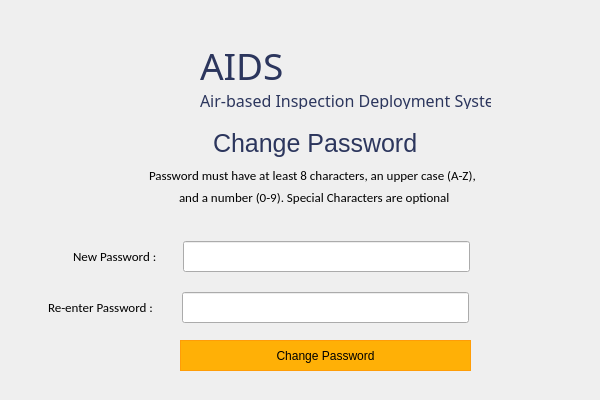
<?xml version="1.0" encoding="UTF-8"?>
<ui version="4.0">
 <class>MainWindow</class>
 <widget class="QMainWindow" name="MainWindow">
  <property name="geometry">
   <rect>
    <x>0</x>
    <y>0</y>
    <width>600</width>
    <height>400</height>
   </rect>
  </property>
  <property name="minimumSize">
   <size>
    <width>600</width>
    <height>400</height>
   </size>
  </property>
  <property name="maximumSize">
   <size>
    <width>600</width>
    <height>400</height>
   </size>
  </property>
  <property name="windowTitle">
   <string>AIDS – Reset Password</string>
  </property>
  <property name="windowIcon">
   <iconset>
    <normaloff>../Resources/logo_svg.svg</normaloff>../Resources/logo_svg.svg</iconset>
  </property>
  <widget class="QWidget" name="centralwidget">
   <widget class="QLabel" name="label">
    <property name="geometry">
     <rect>
      <x>140</x>
      <y>160</y>
      <width>361</width>
      <height>41</height>
     </rect>
    </property>
    <property name="font">
     <font>
      <family>Calibri</family>
      <pointsize>10</pointsize>
     </font>
    </property>
    <property name="styleSheet">
     <string notr="true">padding-left:6px;
padding-bottom:10px;</string>
    </property>
    <property name="text">
     <string>Password must have at least 8 characters, an upper case (A-Z),</string>
    </property>
   </widget>
   <widget class="QLabel" name="label_2">
    <property name="geometry">
     <rect>
      <x>170</x>
      <y>190</y>
      <width>301</width>
      <height>21</height>
     </rect>
    </property>
    <property name="font">
     <font>
      <family>Calibri</family>
      <pointsize>10</pointsize>
     </font>
    </property>
    <property name="styleSheet">
     <string notr="true">padding-bottom:6px;
padding-left:6px;</string>
    </property>
    <property name="text">
     <string>and a number (0-9). Special Characters are optional</string>
    </property>
   </widget>
   <widget class="QLabel" name="lbl_error">
    <property name="geometry">
     <rect>
      <x>180</x>
      <y>220</y>
      <width>291</width>
      <height>21</height>
     </rect>
    </property>
    <property name="font">
     <font>
      <family>Calibri</family>
      <pointsize>9</pointsize>
     </font>
    </property>
    <property name="styleSheet">
     <string notr="true">padding-bottom:7 rem;</string>
    </property>
    <property name="text">
     <string/>
    </property>
    <property name="alignment">
     <set>Qt::AlignCenter</set>
    </property>
   </widget>
   <widget class="QPushButton" name="btnChange">
    <property name="geometry">
     <rect>
      <x>180</x>
      <y>340</y>
      <width>291</width>
      <height>31</height>
     </rect>
    </property>
    <property name="styleSheet">
     <string notr="true">QPushButton {
background-color: rgb(255, 176, 6);
border: 1.2px solid #ff9d07;

outline: none;}

QPushButton:hover{
background-color: rgb(255, 157, 7);
outline: none;
border: none;
}

QPushButton:pressed{
background-color: rgb(254, 140, 8);
outline: none;
border: none;
}


</string>
    </property>
    <property name="text">
     <string>Change Password</string>
    </property>
   </widget>
   <widget class="QLabel" name="lbl_changePass">
    <property name="geometry">
     <rect>
      <x>200</x>
      <y>120</y>
      <width>231</width>
      <height>51</height>
     </rect>
    </property>
    <property name="font">
     <font>
      <family>Helvetica</family>
      <pointsize>19</pointsize>
     </font>
    </property>
    <property name="styleSheet">
     <string notr="true">padding-left:7px;
padding-bottom: 4px;</string>
    </property>
    <property name="text">
     <string>&lt;html&gt;&lt;head/&gt;&lt;body&gt;&lt;p&gt;&lt;span style=&quot; color:#2c365d;&quot;&gt;Change Password&lt;/span&gt;&lt;/p&gt;&lt;/body&gt;&lt;/html&gt;</string>
    </property>
   </widget>
   <widget class="QLabel" name="app_logo">
    <property name="geometry">
     <rect>
      <x>70</x>
      <y>20</y>
      <width>135</width>
      <height>114</height>
     </rect>
    </property>
    <property name="text">
     <string/>
    </property>
    <property name="pixmap">
     <pixmap>../Resources/aids_logo.png</pixmap>
    </property>
    <property name="alignment">
     <set>Qt::AlignCenter</set>
    </property>
   </widget>
   <widget class="QWidget" name="layoutWidget">
    <property name="geometry">
     <rect>
      <x>200</x>
      <y>40</y>
      <width>293</width>
      <height>71</height>
     </rect>
    </property>
    <layout class="QVBoxLayout" name="verticalLayout">
     <item>
      <widget class="QLabel" name="aids_logo">
       <property name="minimumSize">
        <size>
         <width>291</width>
         <height>43</height>
        </size>
       </property>
       <property name="maximumSize">
        <size>
         <width>291</width>
         <height>43</height>
        </size>
       </property>
       <property name="font">
        <font>
         <family>Audiowide</family>
         <pointsize>28</pointsize>
         <kerning>true</kerning>
        </font>
       </property>
       <property name="text">
        <string>&lt;html&gt;&lt;head/&gt;&lt;body&gt;&lt;p&gt;&lt;span style=&quot; color:#2c365d;&quot;&gt;AIDS&lt;/span&gt;&lt;/p&gt;&lt;/body&gt;&lt;/html&gt;</string>
       </property>
      </widget>
     </item>
     <item>
      <widget class="QLabel" name="app_name">
       <property name="minimumSize">
        <size>
         <width>291</width>
         <height>20</height>
        </size>
       </property>
       <property name="maximumSize">
        <size>
         <width>291</width>
         <height>20</height>
        </size>
       </property>
       <property name="font">
        <font>
         <family>Barlow Medium</family>
         <pointsize>12</pointsize>
         <kerning>true</kerning>
        </font>
       </property>
       <property name="text">
        <string>&lt;html&gt;&lt;head/&gt;&lt;body&gt;&lt;p&gt;&lt;span style=&quot; color:#2c365d;&quot;&gt;Air-based Inspection Deployment System&lt;/span&gt;&lt;/p&gt;&lt;/body&gt;&lt;/html&gt;</string>
       </property>
      </widget>
     </item>
    </layout>
   </widget>
   <widget class="QWidget" name="layoutWidget">
    <property name="geometry">
     <rect>
      <x>73</x>
      <y>240</y>
      <width>401</width>
      <height>33</height>
     </rect>
    </property>
    <layout class="QHBoxLayout" name="newPass_layout">
     <item>
      <widget class="QLabel" name="lbl_newpass">
       <property name="font">
        <font>
         <family>Calibri</family>
         <pointsize>10</pointsize>
        </font>
       </property>
       <property name="styleSheet">
        <string notr="true"/>
       </property>
       <property name="text">
        <string>New Password :</string>
       </property>
      </widget>
     </item>
     <item>
      <widget class="QLineEdit" name="txtNewPass">
       <property name="minimumSize">
        <size>
         <width>291</width>
         <height>31</height>
        </size>
       </property>
       <property name="maximumSize">
        <size>
         <width>291</width>
         <height>31</height>
        </size>
       </property>
       <property name="styleSheet">
        <string notr="true">margin-right:4px;
padding-left: 4px;
</string>
       </property>
       <property name="echoMode">
        <enum>QLineEdit::Password</enum>
       </property>
      </widget>
     </item>
    </layout>
   </widget>
   <widget class="QWidget" name="layoutWidget">
    <property name="geometry">
     <rect>
      <x>48</x>
      <y>291</y>
      <width>421</width>
      <height>33</height>
     </rect>
    </property>
    <layout class="QHBoxLayout" name="confirmPass_layout">
     <item>
      <widget class="QLabel" name="lbl_confirmPass">
       <property name="font">
        <font>
         <family>Calibri</family>
         <pointsize>10</pointsize>
        </font>
       </property>
       <property name="styleSheet">
        <string notr="true"/>
       </property>
       <property name="text">
        <string>Re-enter Password :</string>
       </property>
      </widget>
     </item>
     <item>
      <widget class="QLineEdit" name="txtConfirmPass">
       <property name="minimumSize">
        <size>
         <width>291</width>
         <height>31</height>
        </size>
       </property>
       <property name="maximumSize">
        <size>
         <width>291</width>
         <height>31</height>
        </size>
       </property>
       <property name="styleSheet">
        <string notr="true">margin-left:4px;
padding-left: 4px;</string>
       </property>
       <property name="echoMode">
        <enum>QLineEdit::Password</enum>
       </property>
      </widget>
     </item>
    </layout>
   </widget>
  </widget>
 </widget>
 <tabstops>
  <tabstop>txtNewPass</tabstop>
  <tabstop>txtConfirmPass</tabstop>
  <tabstop>btnChange</tabstop>
 </tabstops>
 <resources/>
 <connections/>
</ui>
